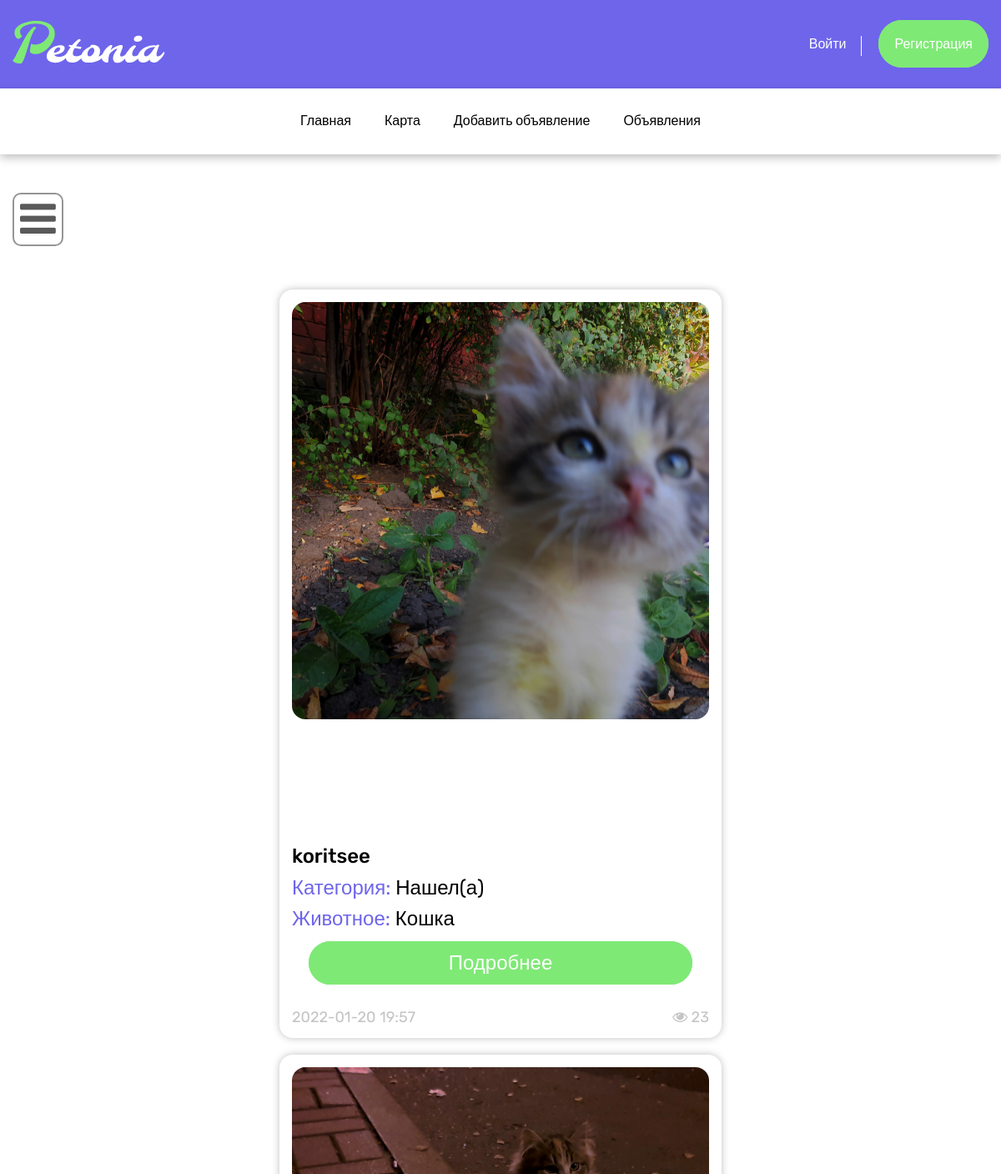
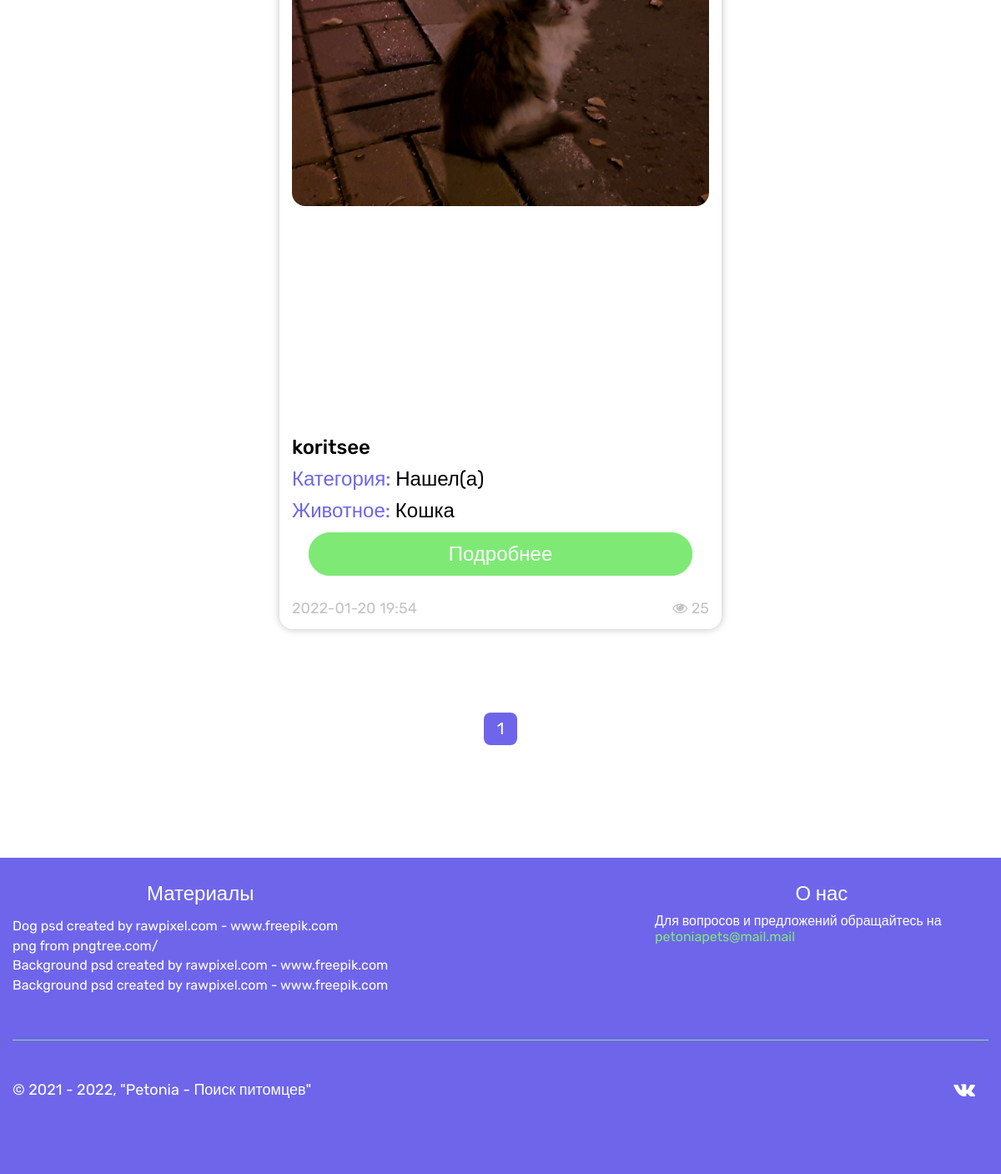
Page /post/ on the committed database (2 pictures, top to bottom).
### petonia_app/models.py (models this page shows, shortened)
class Marker(models.Model):
    search = models.ForeignKey('Search', on_delete=models.PROTECT, null=True, verbose_name='Категория')
    animal = models.ForeignKey('Animal', on_delete=models.PROTECT, null=True, verbose_name='Животное')
    name = models.CharField(max_length=150, verbose_name='Имя')
    telephone = models.CharField(max_length=16, verbose_name='Телефон')
    street = models.CharField(max_length=150, verbose_name='Улица/Место')
    city = models.CharField(max_length=100, verbose_name='Город')
    region = models.ForeignKey('Region', on_delete=models.PROTECT, null=True, verbose_name='Область')
    country = models.CharField(max_length=100, verbose_name='Страна')
    comment = models.TextField(blank=True, verbose_name='Комментарий')
    photo = models.ImageField(upload_to='photos/%Y/%m/%d/', verbose_name='Фото', blank=True)
    created_at = models.DateTimeField(auto_now_add=True, verbose_name='Дата создания')
    views = models.IntegerField(default=0, verbose_name='Просмотры')
    class Meta:
        verbose_name = 'Метка'
        verbose_name_plural = 'Метки'
        ordering = ['-created_at']

class Search(models.Model):
    looking_for = models.CharField(max_length=50, db_index=True, verbose_name='Наименование категории')
    def __str__(self):
        return self.looking_for
    class Meta:
        verbose_name = 'Категория'
        verbose_name_plural = 'Категории'
        ordering = ['looking_for']

class Animal(models.Model):
    animal_name = models.CharField(max_length=50, db_index=True, verbose_name='Вид животного')
    def __str__(self):
        return self.animal_name
    class Meta:
        verbose_name = 'Животное'
        verbose_name_plural = 'Животные'
        ordering = ['animal_name']

### petonia_app/views.py (the view)
# urls.py: path('post/', bulletin_page, name='board'),
def bulletin_page(request):
    marker = Marker.objects.all()
    animals = Animal.objects.all()
    regions = Region.objects.all()
    categories = Search.objects.all()
    paginator = Paginator(marker, 10)
    page_num = request.GET.get('page')
    page_obj = paginator.get_page(page_num)
    context = {'marker': marker, 'animals': animals, 'regions': regions, 'categories': categories, 'page_obj': page_obj}
    return render(request=request, template_name='petonia_app/board.html', context=context)

### petonia_app/templates/petonia_app/board.html (shortened to what this page needs)
{% extends 'base.html' %}
{% load static %}
{% block content %}
    <div class="filter-menu">
        {% load cache %}
        {% cache 600 sidebar %}
        <div class="wrapper">
            <div class="filter-btn__container">
                <span onclick="openNav()" class="filter-btn"><i class="fa fa-bars" aria-hidden="true"></i></span>
            </div>
        </div>
        {% endcache %}
    </div>
    <section class="board">
        <div class="wrapper">
            <div class="board-grid">
                {% for item in page_obj %}
                <div class="board-grid-item">
                    <div class="board-card">
                        <div class="board-card__top">
                            <div class="board-card__top-template-photo">
                                <div class="board-card__top-photo">
                                    {% if item.photo %}
                                    <img src="{{ item.photo.url }}" alt="Photo" class="board-card__top-photo-img">
                                    {% else %}
                                    <img src="{% static 'images/photo.svg' %}" alt="Photo" class="board-card__top-photo-img">
                                    {% endif %}
                                </div>
                            </div>
                        </div>
                        <div class="board-card__bottom">
                            <div class="board-card__bottom-text">
                                <p class="board-card__bottom__name">{{ item.name }}</p>
                                <p class="board-card__bottom__category"><span>Категория: </span>{{ item.search }}</p>
                                <p class="board-card__bottom__animal"><span>Животное: </span>{{ item.animal }}</p>
                                <div class="board-card__bottom__btn">
                                    <a href="{% url 'post' item.pk %}" class="board-card__bottom__link">Подробнее</a>
                                </div>
                            </div>
                            <div class="board-card__bottom-footer">
                                <p class="board-card__bottom__time">{{ item.created_at|date:"Y-m-d H:i" }}</p>
                                <p class="board-card__bottom__views"><i class="fa fa-eye" aria-hidden="true"></i> {{ item.views }}</p>
                            </div>
                        </div>
                    </div>
                </div>
                {% endfor %}
            </div>
        </div>
    </section>
    <nav class="my-pagination-center">
        <div class="wrapper">
            <ul class="my-pagination d-flex justify-content-center">
                {% for p in page_obj.paginator.page_range %}
                {% if page_obj.number == p %}
                <li><a class="active-pagination" href="?page={{ p }}">{{ p }}</a></li>
                {% elif p > page_obj.number|add:-3 and p < page_obj.number|add:3 %}
                <li><a href="?page={{ p }}">{{ p }}</a></li>
                {% endif %}
                {% endfor %}
            </ul>
        </div>
    </nav>
{% endblock %}

### templates/base.html (shortened to what this page needs)
<!DOCTYPE html>
{% load static %}
<html lang="en">
<head>
	<link rel="stylesheet" href="{% static 'font-awesome/css/font-awesome.min.css' %}">
	<link rel="stylesheet" type="text/css" href="{% static 'styles/normalize.css' %}">
	<link rel="stylesheet" type="text/css" href="{% static 'styles/styles.css' %}">
</head>
<body>
	<header>
		<div class="header">
			<div class="wrapper">
				<div class="header-top">
					<div class="header-top__logo">
						<a href="{% url 'home' %}" class="logo"><img src="{% static 'images/logo.svg' %}" alt="Petonia"></a>
					</div>
					<div class="header-top__link">
						{% if request.user.is_authenticated %}
						<a href="{% url 'home' %}" class="header-top__link-item login"><i class="fa fa-paw" aria-hidden="true"></i> {{ user.username }}</a>
						<a href="{% url 'logout' %}" class="header-top__link-item logout">Выйти</a>
						{% else %}
						<a href="{% url 'login' %}" class="header-top__link-item login">Войти</a>
						<a href="{% url 'register' %}" class="header-top__link-item reg">Регистрация</a>
						 {% endif %}
					</div>
				</div>
			</div>
		</div>
		<nav class="header-bottom">
			<ul class="nav">
				<li class="nav-item">
					<a href="{% url 'home' %}" class="nav-link">Главная</a>
				</li>
				<li class="nav-item">
					<a href="{% url 'map' %}" class="nav-link">Карта</a>
				</li>
				<li class="nav-item">
					{% if request.user.is_authenticated %}
					<a href="{% url 'form' %}" class="nav-link">Добавить объявление</a>
					{% else %}
					<a href="{% url 'login' %}" class="nav-link">Добавить объявление</a>
					{% endif %}
				</li>
				<li class="nav-item">
					<a href="{% url 'board' %}" class="nav-link">Объявления</a>
				</li>
			</ul>
		</nav>
	</header>
	{% block content %}{% endblock %}
	<footer class="footer">
		<div class="wrapper">
			<div class="footer-top">
				<div class="materials">
					<p class="footer-top__title">Материалы</p>
					<ul class="materials-list">
						<li class="materials-list__item">
							<a href='https://www.freepik.com/psd/dog'>Dog psd created by rawpixel.com - www.freepik.com</a>
						</li>
						<li class="materials-list__item">
							<a href='https://pngtree.com/so/A%27%3EA'> png from pngtree.com/</a>
						</li>
						<li class="materials-list__item">
							<a href='https://www.freepik.com/psd/background'>Background psd created by rawpixel.com - www.freepik.com</a>
						</li>
						<li class="materials-list__item">
							<a href='https://www.freepik.com/psd/background'>Background psd created by rawpixel.com - www.freepik.com</a>
						</li>
					</ul>
				</div>
				<div class="about">
					<p class="footer-top__title">О нас</p>
					<p class="about__description">Для вопросов и предложений обращайтесь на <span>petoniapets@mail.mail</span></p>
				</div>
			</div>
			<div class="footer-bottom">
				<p class="footer-bottom__text">&#169 2021 - 2022, "Petonia - Поиск питомцев"</p>
				<div class="social">
					<ul class="social-list">
						<li class="social-list-item">
							<a href="#" target="_blank" class="social-list-item__link"><i class="fa fa-vk" aria-hidden="true"></i></a>
						</li>
					</ul>
				</div>
			</div>
		</div>
	</footer>
</body>
</html>

### rows in the picture
Marker: photo (picture), name "koritsee", search "Нашел(а)", animal "Кошка", created_at "2022-01-20 19:57", views "23"
Marker: photo (picture), name "koritsee", search "Нашел(а)", animal "Кошка", created_at "2022-01-20 19:54", views "25"

### other values in the picture
{{ p }} "1"
